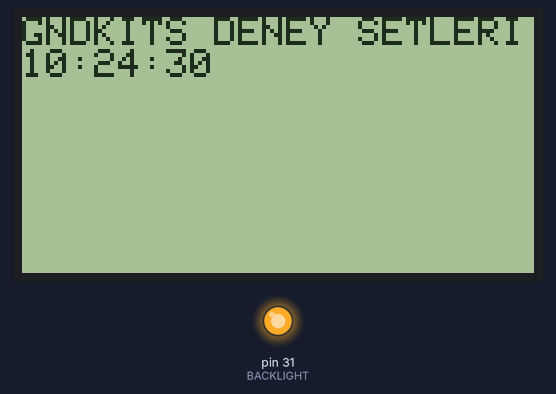
A sketch run on a simulated Arduino Mega 2560, built with avr-gcc and run on an emulated ATmega2560. On the bench: 128×64 one-colour display, output pins drawn as LEDs (lit = HIGH). The local clock reads 2024-03-15 10:24:30 at power-on unless the sketch sets it; what the sketch prints to the serial monitor is not drawn.

Above: at 0.2 s.
At 4.6 s:
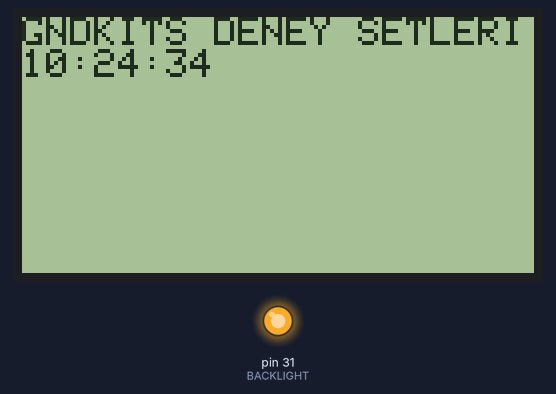
At 11.3 s:
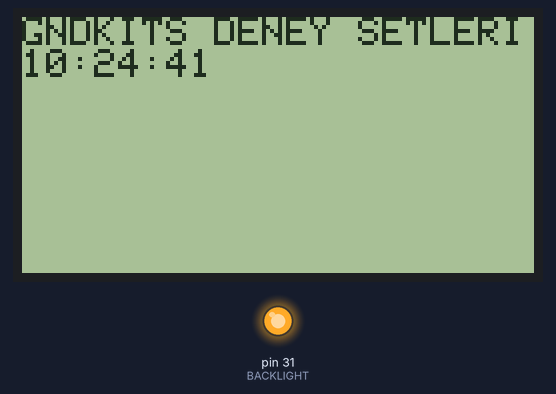
At 16.8 s:
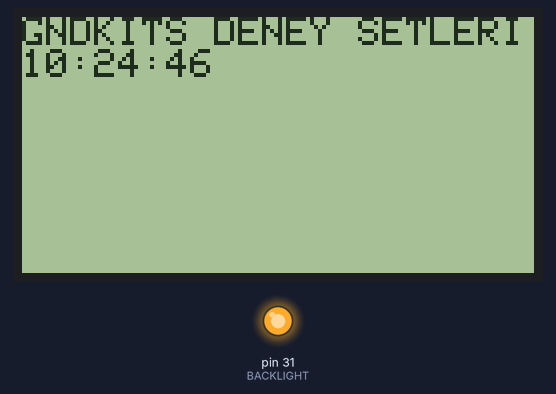
At 23.4 s:
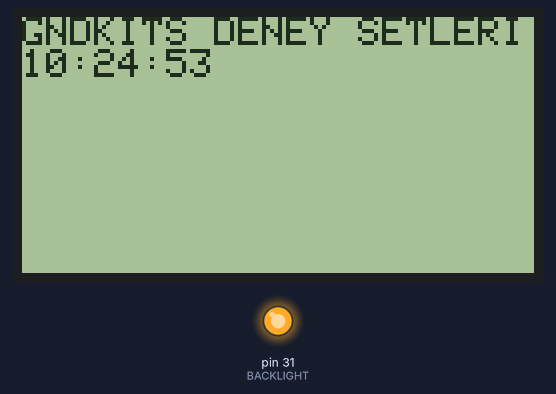
At 38.9 s:
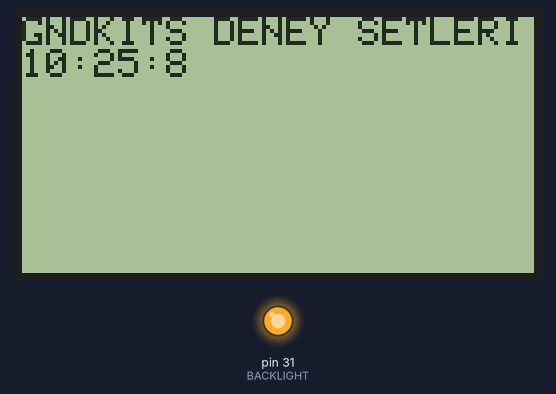

Measured:
- what the display in image 1 shows lasts 1.1 s, from 4.6 s to 5.7 s

The sketch:

DENEY11-RTC-GRAFIKLCDUYG.ino
```cpp
/*
   ArduKIT & RTC & Grafik LCD Uygulaması
   Sistem zamanına bağlı olarak RTC zamanını günceller,

 *  openGLCD Library - Hello World uygulamasından ve RTC kütüphanesinden esinlenilmiştir
 05/05/2016
 *
 *  2013-06-15 bperrybap   - updates for openGLCD
 *  2011-09-14 Bill Perry  - original creation
 *  	bperrybap@opensource.billsworld.billandterrie.com
 */

// include the library header
// no font headers have to be included
#include <openGLCD.h>
#include <Wire.h>
#include "RTClib.h"

RTC_DS1307 rtc;

char daysOfTheWeek[7][12] = {"Sunday", "Monday", "Tuesday", "Wednesday", "Thursday", "Friday", "Saturday"};


void setup()
{  pinMode(31, OUTPUT);//BACKLIGHT
   digitalWrite(31, HIGH);
   pinMode(32, OUTPUT);//RST
   digitalWrite(32, LOW);
  Serial.begin(9600);
  // Initialize the GLCD
  GLCD.Init();

 // Select the font for the default text area
  GLCD.SelectFont(System5x7);

//  GLCD.print(F("hello, world!")); // keep string in flash on AVR boards with IDE 1.x
//  GLCD.Puts(F("hello, world!")); // Puts() supports F() with any version of IDE

  // print() below uses RAM on AVR boards but works
  // on any version of IDE with any processor
  // note: Same is true for Puts()
  GLCD.print("GNDKITS DENEY SETLERI");
   if (! rtc.begin()) {
     Serial.println("Couldn't find RTC");
    while (1);
   }
    if (! rtc.isrunning()) {
     Serial.println("RTC is NOT running!");
    // following line sets the RTC to the date & time this sketch was compiled
    rtc.adjust(DateTime(F(__DATE__), F(__TIME__)));
    // This line sets the RTC with an explicit date & time, for example to set
    // January 21, 2014 at 3am you would call:
    // rtc.adjust(DateTime(2014, 1, 21, 3, 0, 0));
  }

}

void loop()
{
  // set the cursor to column 0, line 1
  // (note: line 1 is the second row, since counting begins with 0):

  GLCD.CursorTo(0, 1);

  // print the number of seconds since reset:

  DateTime now = rtc.now();
  GLCD.print(now.hour());
  GLCD.print(":");
  GLCD.print(now.minute());
  GLCD.print(":");
  GLCD.print(now.second());
  GLCD.print("  ");
 //GLCD.print(millis()/1000);
    Serial.print(now.year(), DEC);
    Serial.print('/');
    Serial.print(now.month(), DEC);
    Serial.print('/');
    Serial.print(now.day(), DEC);
    Serial.print(" (");
    Serial.print(daysOfTheWeek[now.dayOfTheWeek()]);
    Serial.print(") ");
    Serial.print(now.hour(), DEC);
    Serial.print(':');
    Serial.print(now.minute(), DEC);
    Serial.print(':');
    Serial.print(now.second(), DEC);
    Serial.println();

    Serial.print(" since midnight 1/1/1970 = ");
    Serial.print(now.unixtime());
    Serial.print("s = ");
    Serial.print(now.unixtime() / 86400L);
    Serial.println("d");

    // calculate a date which is 7 days and 30 seconds into the future
    DateTime future (now + TimeSpan(7,12,30,6));

    Serial.print(" now + 7d + 30s: ");
    Serial.print(future.year(), DEC);
    Serial.print('/');
    Serial.print(future.month(), DEC);
    Serial.print('/');
    Serial.print(future.day(), DEC);
    Serial.print(' ');
    Serial.print(future.hour(), DEC);
    Serial.print(':');
    Serial.print(future.minute(), DEC);
    Serial.print(':');
    Serial.print(future.second(), DEC);
    Serial.println();

    Serial.println();
    delay(1000);
}
```
